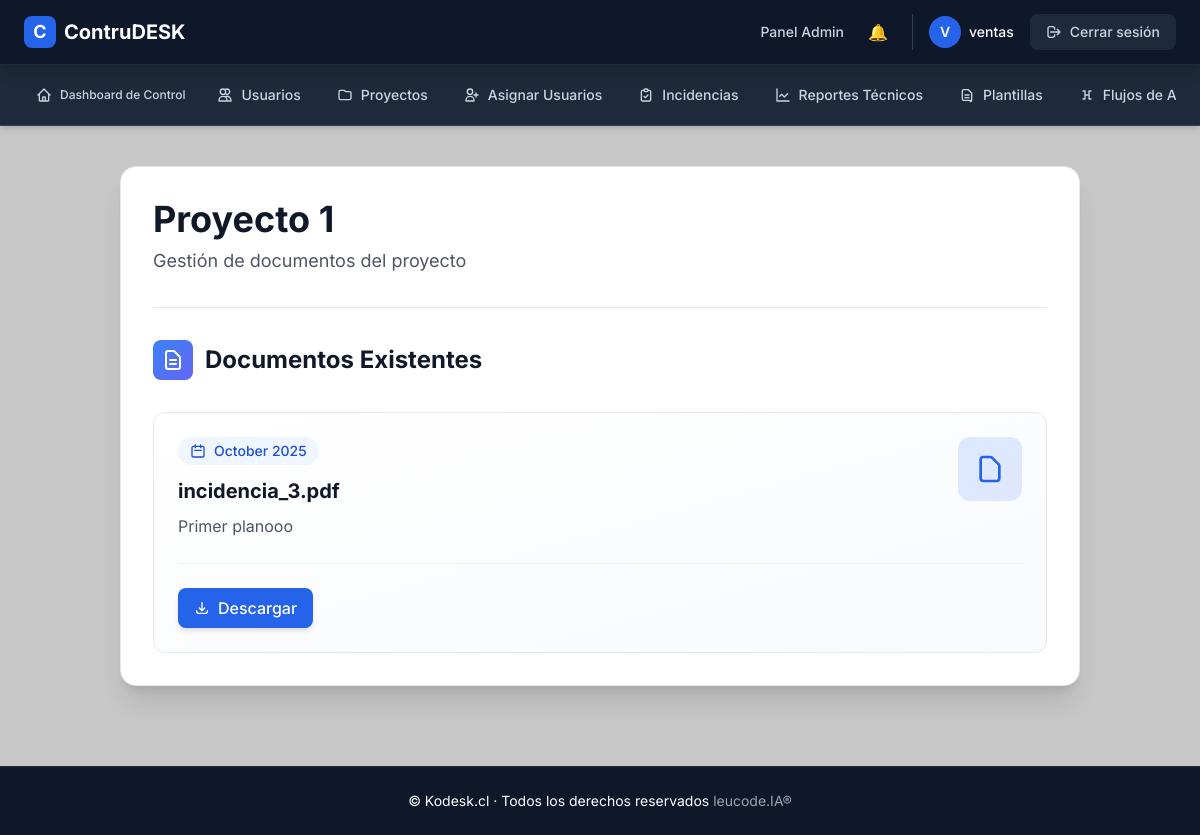
The page /lector/project/1/documents (signed in) on the database its author committed.
### app/models.py (models this page shows, shortened)
class AdminUser(UserMixin, db.Model):
    __tablename__ = "admin_users"
    id = db.Column(db.Integer, primary_key=True)
    nombre = db.Column(db.String(120), nullable=False)
    email = db.Column(db.String(120), unique=True, nullable=False)
    password_hash = db.Column(db.String(255), nullable=False)
    roles = db.relationship('Role', secondary='user_roles', backref=db.backref('users', lazy='dynamic'))
    def has_role(self, role_name):
        return any(role.name == role_name for role in self.roles)
    @property
    def is_authenticated(self):
        return True

class Project(db.Model):
    __tablename__ = 'projects'
    id = db.Column(db.Integer, primary_key=True)
    name = db.Column(db.String(128), nullable=False)
    description = db.Column(db.Text)
    start_date = db.Column(db.DateTime, default=datetime.utcnow)
    end_date = db.Column(db.DateTime)
    progress = db.Column(db.Integer, default=0)
    status = db.Column(db.String(50), default='activo')  # Ej: activo, suspendido, finalizado
    archived = db.Column(db.Boolean, default=False)  # Indicador de archivo
    admin_comment = db.Column(db.Text)
    total_budget = db.Column(db.Float, default=0.0)
    budget_file = db.Column(db.String(255))
    schedule_file = db.Column(db.String(255))
    creator_id = db.Column(db.Integer, db.ForeignKey('admin_users.id'), nullable=False)
    creator = db.relationship('AdminUser', backref='created_projects')

class ProjectDocument(db.Model):
    __tablename__ = 'project_documents'
    id = db.Column(db.Integer, primary_key=True)
    project_id = db.Column(db.Integer, db.ForeignKey('projects.id', ondelete='CASCADE'), nullable=False)
    user_id = db.Column(db.Integer, db.ForeignKey('admin_users.id', ondelete='CASCADE'), nullable=False)
    file_path = db.Column(db.String(255), nullable=False)  # Ruta del archivo
    file_name = db.Column(db.String(255), nullable=False)  # Nombre del archivo
    version = db.Column(db.Integer, default=1)  # Versión del documento
    upload_date = db.Column(db.DateTime, default=datetime.utcnow)
    description = db.Column(db.Text, nullable=True)  # Descripción opcional del documento
    project = db.relationship('Project', backref=db.backref('documents', lazy=True))
    user = db.relationship('AdminUser', backref=db.backref('uploaded_documents', lazy=True))

### app/routes/lector.py (the view, shortened to what this page needs)
@lector_bp.route('/project/<int:project_id>/documents', methods=['GET', 'POST'])
@login_required
def view_documents(project_id):
    project = Project.query.get_or_404(project_id)
    documents = ProjectDocument.query.filter_by(project_id=project.id).all()
    return render_template('lector/documentos.html', project=project, documents=documents)

### app/templates/lector/documentos.html (shortened to what this page needs)
{% extends "layout.html" %}
{% block content %}
<div class="container mx-auto mt-10 px-4 sm:px-6 lg:px-8 mb-20">
  <div class="max-w-6xl mx-auto">
    <div class="bg-white rounded-2xl shadow-xl p-8 border border-gray-200">
      <div class="mb-8">
        <div class="flex items-center justify-between mb-6">
          <div>
            <h2 class="text-4xl font-bold text-gray-900 mb-2">
              {{ project.name }}
            </h2>
            <p class="text-gray-600 text-lg">Gestión de documentos del proyecto</p>
          </div>
        </div>
      </div>
      <div class="border-t border-gray-200 pt-8">
        <div class="flex items-center gap-3 mb-8">
          <div class="w-10 h-10 bg-gradient-to-br from-blue-500 to-indigo-500 rounded-lg flex items-center justify-center">
            <svg class="w-6 h-6 text-white" fill="none" stroke="currentColor" viewBox="0 0 24 24">
              <path stroke-linecap="round" stroke-linejoin="round" stroke-width="2" d="M9 12h6m-6 4h6m2 5H7a2 2 0 01-2-2V5a2 2 0 012-2h5.586a1 1 0 01.707.293l5.414 5.414a1 1 0 01.293.707V19a2 2 0 01-2 2z"/>
            </svg>
          </div>
          <h3 class="text-2xl font-bold text-gray-900">Documentos Existentes</h3>
        </div>
        {% if documents %}
          <div class="space-y-6">
            {% for document in documents %}
              <div class="group relative bg-gradient-to-br from-white to-slate-50 rounded-xl border border-gray-200 hover:border-blue-300 p-6 transition-all duration-300 hover:shadow-lg hover:shadow-blue-100">
                <div class="flex items-start justify-between gap-6">
                  <div class="flex-1">
                    <div class="inline-flex items-center gap-2 px-3 py-1 bg-blue-50 text-blue-700 rounded-full text-sm font-medium mb-3">
                      <svg class="w-4 h-4" fill="none" stroke="currentColor" viewBox="0 0 24 24">
                        <path stroke-linecap="round" stroke-linejoin="round" stroke-width="2" d="M8 7V3m8 4V3m-9 8h10M5 21h14a2 2 0 002-2V7a2 2 0 00-2-2H5a2 2 0 00-2 2v12a2 2 0 002 2z"/>
                      </svg>
                      {{ document.upload_date.strftime('%B %Y') }}
                    </div>
                    <h4 class="text-xl font-bold text-gray-900 mb-2 group-hover:text-blue-600 transition-colors duration-300">
                      {{ document.file_name }}
                    </h4>
                    <p class="text-gray-600 leading-relaxed">
                      {{ document.description }}
                    </p>
                  </div>
                  <div class="flex-shrink-0 w-16 h-16 bg-gradient-to-br from-blue-100 to-indigo-100 rounded-xl flex items-center justify-center group-hover:scale-110 transition-transform duration-300">
                    <svg class="w-8 h-8 text-blue-600" fill="none" stroke="currentColor" viewBox="0 0 24 24">
                      <path stroke-linecap="round" stroke-linejoin="round" stroke-width="2" d="M7 21h10a2 2 0 002-2V9.414a1 1 0 00-.293-.707l-5.414-5.414A1 1 0 0012.586 3H7a2 2 0 00-2 2v14a2 2 0 002 2z"/>
                    </svg>
                  </div>
                </div>
                <div class="flex items-center gap-3 mt-6 pt-6 border-t border-gray-100">
                  <a href="{{ url_for('editor.download_document', project_id=project.id, document_id=document.id) }}"
                     class="inline-flex items-center gap-2 px-4 py-2 bg-blue-600 text-white rounded-lg font-medium hover:bg-blue-700 transition-all duration-300 hover:scale-105 shadow-md hover:shadow-lg">
                    <svg class="w-4 h-4" fill="none" stroke="currentColor" viewBox="0 0 24 24">
                      <path stroke-linecap="round" stroke-linejoin="round" stroke-width="2" d="M4 16v1a3 3 0 003 3h10a3 3 0 003-3v-1m-4-4l-4 4m0 0l-4-4m4 4V4"/>
                    </svg>
                    Descargar
                  </a>
                </div>
              </div>
            {% endfor %}
          </div>
        {% endif %}
      </div>
    </div>
  </div>
</div>
{% endblock %}

### app/templates/layout.html (shortened to what this page needs)
<!DOCTYPE html>
<html lang="es">
<head>
  <script src="https://cdn.tailwindcss.com"></script>
</head>
<body class="min-h-screen flex flex-col">
  <header class="w-full bg-slate-900 border-b border-slate-800 sticky top-0 z-50 shadow-lg">
    <div class="max-w-full mx-auto px-3 sm:px-4 lg:px-6">
      <div class="flex items-center justify-between h-16">
        <a href="{{ url_for('main.index') }}" class="flex items-center gap-2 group">
          <div class="w-8 h-8 bg-blue-600 rounded-lg flex items-center justify-center group-hover:bg-blue-700 transition-colors">
            <span class="text-white font-bold text-lg">C</span>
          </div>
          <span class="text-xl font-bold text-white hidden sm:inline">
            ContruDESK
          </span>
        </a>
        <nav class="hidden lg:flex items-center gap-6">
          {% if current_user.is_authenticated %}
            {% if current_user.has_role('admin') %}
              <a href="{{ url_for('admin.admin_dashboard') }}" class="text-sm text-slate-300 hover:text-white transition-colors font-medium">
                Panel Admin
              </a>
              <a href="{{ url_for('admin.notificaciones') }}" class="relative">
                🔔
                {% set unread = current_user.system_notifications | selectattr("read", "equalto", False) | list | length %}
              </a>
            {% elif current_user.has_role('editor') %}
              <a href="{{ url_for('editor.editor_dashboard') }}" class="text-sm text-slate-300 hover:text-white transition-colors font-medium">
                Dashboard Editor
              </a>
            {% elif current_user.has_role('miembro') %}
              <a href="{{ url_for('miembro.miembro_dashboard') }}" class="text-sm text-slate-300 hover:text-white transition-colors font-medium">
                Dashboard Miembro
              </a>
            {% elif current_user.has_role('lector') %}
            {% else %}
              <a href="{{ url_for('main.index') }}" class="text-sm text-slate-300 hover:text-white transition-colors font-medium">
                Inicio
              </a>
            {% endif %}
            <div class="flex items-center gap-4 pl-4 border-l border-slate-700">
              <div class="flex items-center gap-2">
                <div class="w-8 h-8 bg-blue-600 rounded-full flex items-center justify-center">
                  <span class="text-white text-sm font-semibold">{{ current_user.nombre[0]|upper }}</span>
                </div>
                <span class="text-sm text-white font-medium">{{ current_user.nombre }}</span>
              </div>
              <a href="{{ url_for('auth.logout') }}" class="inline-flex items-center gap-2 px-4 py-2 bg-slate-800 hover:bg-slate-700 text-slate-300 hover:text-white rounded-lg text-sm font-medium transition-colors">
                <svg class="w-4 h-4" fill="none" stroke="currentColor" viewBox="0 0 24 24">
                  <path stroke-linecap="round" stroke-linejoin="round" stroke-width="2" d="M17 16l4-4m0 0l-4-4m4 4H7m6 4v1a3 3 0 01-3 3H6a3 3 0 01-3-3V7a3 3 0 013-3h4a3 3 0 013 3v1"/>
                </svg>
                Cerrar sesión
              </a>
            </div>
          {% else %}
            <a href="{{ url_for('auth.login') }}" class="inline-flex items-center gap-2 px-4 py-2 bg-blue-600 hover:bg-blue-700 text-white rounded-lg text-sm font-semibold transition-colors">
              Iniciar Sesión
            </a>
          {% endif %}
        </nav>
      </div>
    </div>
  </header>
  {% if current_user.is_authenticated %}
    <nav class="bg-slate-800 border-b border-slate-700 shadow-md">
      <div class="max-w-full mx-auto px-3 sm:px-4 lg:px-6">
        <div class="hidden md:flex items-center gap-1 py-3 overflow-x-auto">
          {% if current_user.has_role('admin') %}
            <a href="{{ url_for('admin.dashboard_control') }}" class="inline-flex items-center gap-2 px-3 py-2 text-xs font-medium text-slate-300 hover:text-white hover:bg-slate-700 rounded-lg transition-colors whitespace-nowrap">
                <svg class="w-4 h-4" fill="none" stroke="currentColor" viewBox="0 0 24 24">
                  <path stroke-linecap="round" stroke-linejoin="round" stroke-width="2" d="M3 12l2-2m0 0l7-7 7 7M5 10v10a1 1 0 001 1h3m10-11l2 2m-2-2v10a1 1 0 01-1 1h-3m-6 0a1 1 0 001-1v-4a1 1 0 011-1h2a1 1 0 011 1v4a1 1 0 001 1m-6 0h6"/>
                </svg>
                Dashboard de Control
            </a>
            <a href="{{ url_for('admin.usuarios') }}" class="inline-flex items-center gap-2 px-4 py-2 text-sm font-medium text-slate-300 hover:text-white hover:bg-slate-700 rounded-lg transition-colors whitespace-nowrap">
              <svg class="w-4 h-4" fill="none" stroke="currentColor" viewBox="0 0 24 24">
                <path stroke-linecap="round" stroke-linejoin="round" stroke-width="2" d="M12 4.354a4 4 0 110 5.292M15 21H3v-1a6 6 0 0112 0v1zm0 0h6v-1a6 6 0 00-9-5.197M13 7a4 4 0 11-8 0 4 4 0 018 0z"/>
              </svg>
              Usuarios
            </a>
            <a href="{{ url_for('admin.list_projects') }}" class="inline-flex items-center gap-2 px-4 py-2 text-sm font-medium text-slate-300 hover:text-white hover:bg-slate-700 rounded-lg transition-colors whitespace-nowrap">
              <svg class="w-4 h-4" fill="none" stroke="currentColor" viewBox="0 0 24 24">
                <path stroke-linecap="round" stroke-linejoin="round" stroke-width="2" d="M3 7v10a2 2 0 002 2h14a2 2 0 002-2V9a2 2 0 00-2-2h-6l-2-2H5a2 2 0 00-2 2z"/>
              </svg>
              Proyectos
            </a>
            <a href="{{ url_for('admin.assign_user_to_project') }}" class="inline-flex items-center gap-2 px-4 py-2 text-sm font-medium text-slate-300 hover:text-white hover:bg-slate-700 rounded-lg transition-colors whitespace-nowrap">
              <svg class="w-4 h-4" fill="none" stroke="currentColor" viewBox="0 0 24 24">
                <path stroke-linecap="round" stroke-linejoin="round" stroke-width="2" d="M18 9v3m0 0v3m0-3h3m-3 0h-3m-2-5a4 4 0 11-8 0 4 4 0 018 0zM3 20a6 6 0 0112 0v1H3v-1z"/>
              </svg>
              Asignar Usuarios
            </a>
            <a href="{{ url_for('admin.listar_incidencias') }}" class="inline-flex items-center gap-2 px-4 py-2 text-sm font-medium text-slate-300 hover:text-white hover:bg-slate-700 rounded-lg transition-colors whitespace-nowrap">
              <svg class="w-4 h-4" fill="none" stroke="currentColor" viewBox="0 0 24 24">
                <path stroke-linecap="round" stroke-linejoin="round" stroke-width="2" d="M9 5H7a2 2 0 00-2 2v12a2 2 0 002 2h10a2 2 0 002-2V7a2 2 0 00-2-2h-2M9 5a2 2 0 002 2h2a2 2 0 002-2M9 5a2 2 0 012-2h2a2 2 0 012 2m-6 9l2 2 4-4"/>
              </svg>
              Incidencias
            </a>
            <a href="{{ url_for('admin.ver_reportes') }}"
              class="inline-flex items-center gap-2 px-4 py-2 text-sm font-medium text-slate-300
                      hover:text-white hover:bg-slate-700 rounded-lg transition-colors whitespace-nowrap">
              <svg xmlns="http://www.w3.org/2000/svg"
                  fill="none" viewBox="0 0 24 24" stroke-width="2" stroke="currentColor"
                  class="w-4 h-4">
                <path stroke-linecap="round" stroke-linejoin="round"
                      d="M3 3v18h18M7 14l3-3 4 4 5-5"/>
              </svg>
              Reportes Técnicos
            </a>
            <a href="{{ url_for('admin.plantillas') }}"
              class="inline-flex items-center gap-2 px-4 py-2 text-sm font-medium text-slate-300
                      hover:text-white hover:bg-slate-700 rounded-lg transition-colors whitespace-nowrap">
              <svg xmlns="http://www.w3.org/2000/svg"
                  fill="none" viewBox="0 0 24 24" stroke-width="2" stroke="currentColor"
                  class="w-4 h-4">
                <path stroke-linecap="round" stroke-linejoin="round"
                      d="M9 12h6m-6 4h6m2 4H7a2 2 0 01-2-2V6a2 2 0 012-2h7l5 5v11a2 2 0 01-2 2z" />
              </svg>
              Plantillas
            </a>
            <a href="{{ url_for('admin.flujos_aprobacion') }}"
              class="inline-flex items-center gap-2 px-4 py-2 text-sm font-medium text-slate-300
                      hover:text-white hover:bg-slate-700 rounded-lg transition-colors whitespace-nowrap">
              <svg xmlns="http://www.w3.org/2000/svg"
                  fill="none" viewBox="0 0 24 24" stroke-width="2" stroke="currentColor"
                  class="w-4 h-4">
                <path stroke-linecap="round" stroke-linejoin="round"
                      d="M6 6h3m6 0h3m-9 0v12m6-12v12M6 18h3m6 0h3M9 12h6" />
              </svg>
              Flujos de Aprobación
            </a>
          {% endif %}
        </div>
      </div>
    </nav>
  {% endif %}
  <main class="flex-grow">
    {% block content %}{% endblock %}
  </main>
  <footer class="bg-slate-900 border-t border-slate-800 mt-auto">
    <div class="max-w-full mx-auto px-3 sm:px-4 lg:px-6 py-6">
      <div class="text-center">
        <p class="text-white text-sm">
          © {{ config.STORE_NAME or "Kodesk.cl" }} · Todos los derechos reservados
          <span class="text-gray-400">leucode.IA®</span>
        </p>
      </div>
    </div>
  </footer>
</body>
</html>

### app/templates/layout.html (style rules this page uses)
body { font-family: 'Inter', sans-serif !important; background-color: #c7c7c7 !important; }

### rows shown on the page
AdminUser: nombre "V", nombre "ventas"
Project: name "Proyecto 1"
ProjectDocument: upload_date "October 2025", file_name "incidencia_3.pdf", description "Primer planooo"

### other values the page prints
{{ config.STORE_NAME or "Kodesk.cl" }} "Kodesk.cl"
